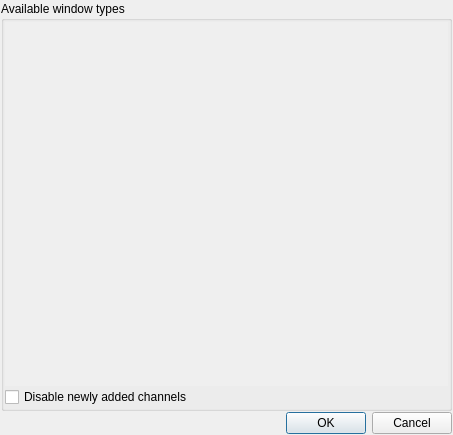
<?xml version="1.0" encoding="UTF-8"?>
<ui version="4.0">
 <class>WindowSelectionDialog</class>
 <widget class="QDialog" name="WindowSelectionDialog">
  <property name="geometry">
   <rect>
    <x>0</x>
    <y>0</y>
    <width>453</width>
    <height>435</height>
   </rect>
  </property>
  <property name="windowTitle">
   <string>Select window type</string>
  </property>
  <layout class="QVBoxLayout" name="verticalLayout_2">
   <property name="spacing">
  <number>1</number>
</property>
   <property name="leftMargin">
  <number>1</number>
</property>
   <property name="topMargin">
  <number>1</number>
</property>
   <property name="rightMargin">
  <number>1</number>
</property>
   <property name="bottomMargin">
  <number>1</number>
</property>
   <item>
    <widget class="QGroupBox" name="groupBox">
     <property name="title">
      <string>Available window types</string>
     </property>
     <property name="flat">
      <bool>true</bool>
     </property>
     <layout class="QVBoxLayout" name="lay">
      <property name="spacing">
  <number>1</number>
</property>
      <property name="leftMargin">
  <number>1</number>
</property>
      <property name="topMargin">
  <number>1</number>
</property>
      <property name="rightMargin">
  <number>1</number>
</property>
      <property name="bottomMargin">
  <number>1</number>
</property>
      <item>
       <widget class="QScrollArea" name="scrollArea">
        <property name="frameShape">
         <enum>QFrame::Shape::NoFrame</enum>
        </property>
        <property name="frameShadow">
         <enum>QFrame::Shadow::Plain</enum>
        </property>
        <property name="widgetResizable">
         <bool>true</bool>
        </property>
        <widget class="QWidget" name="scrollAreaWidgetContents_2">
         <property name="geometry">
          <rect>
           <x>0</x>
           <y>0</y>
           <width>439</width>
           <height>355</height>
          </rect>
         </property>
         <layout class="QVBoxLayout" name="verticalLayout_3">
          <property name="spacing">
  <number>1</number>
</property>
          <property name="leftMargin">
  <number>1</number>
</property>
          <property name="topMargin">
  <number>1</number>
</property>
          <property name="rightMargin">
  <number>1</number>
</property>
          <property name="bottomMargin">
  <number>1</number>
</property>
          <item>
           <layout class="QVBoxLayout" name="selection_layout">
            <property name="spacing">
  <number>1</number>
</property>
           </layout>
          </item>
         </layout>
        </widget>
       </widget>
      </item>
      <item>
       <widget class="QCheckBox" name="disable_channels">
        <property name="text">
         <string>Disable newly added channels</string>
        </property>
       </widget>
      </item>
     </layout>
    </widget>
   </item>
   <item>
    <widget class="QDialogButtonBox" name="buttonBox">
     <property name="orientation">
      <enum>Qt::Orientation::Horizontal</enum>
     </property>
     <property name="standardButtons">
      <set>QDialogButtonBox::StandardButton::Cancel|QDialogButtonBox::StandardButton::Ok</set>
     </property>
    </widget>
   </item>
  </layout>
 </widget>
 <resources/>
 <connections>
  <connection>
   <sender>buttonBox</sender>
   <signal>accepted()</signal>
   <receiver>WindowSelectionDialog</receiver>
   <slot>accept()</slot>
   <hints>
    <hint type="sourcelabel">
     <x>248</x>
     <y>254</y>
    </hint>
    <hint type="destinationlabel">
     <x>157</x>
     <y>274</y>
    </hint>
   </hints>
  </connection>
  <connection>
   <sender>buttonBox</sender>
   <signal>rejected()</signal>
   <receiver>WindowSelectionDialog</receiver>
   <slot>reject()</slot>
   <hints>
    <hint type="sourcelabel">
     <x>316</x>
     <y>260</y>
    </hint>
    <hint type="destinationlabel">
     <x>286</x>
     <y>274</y>
    </hint>
   </hints>
  </connection>
 </connections>
</ui>
